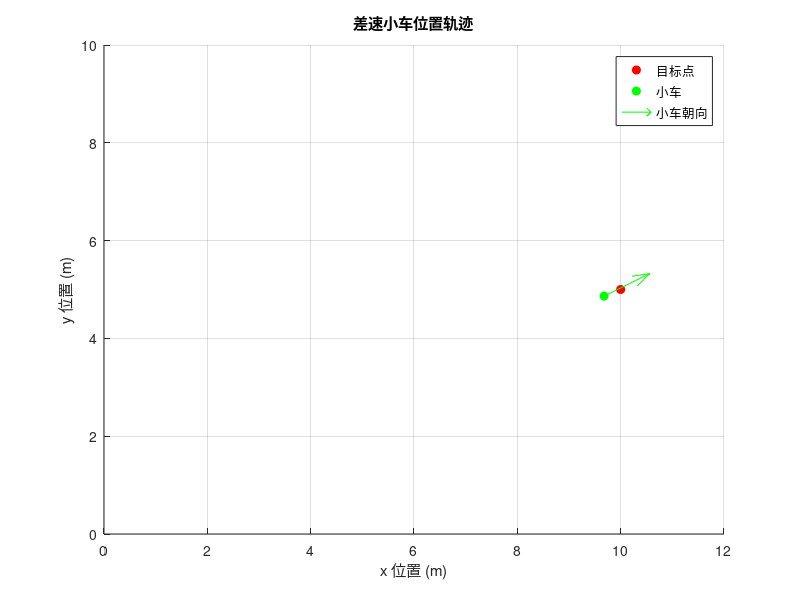

MATLAB code to generate this figure: (Note: this script raises an error after producing the figure.)
% 差速小车数学模型(匀速运动)
%% 车身参数
Wheel_distance = 5;
Wheel_radius = 1;
V_x = zeros(200,1);
V_y = zeros(200,1);
X = zeros(200,1);
Y = zeros(200,1);
theta = zeros(200,1);
%%% 输入速度
V_left = 2;
V_right = 2;

% 小车运动
%% 速度解算-速度-角速度
V = (V_left + V_right) / 2;
omega = (V_right - V_left) / Wheel_distance;

fprintf('小车的线速度 V = %.2f m/s\n', V);
fprintf('小车的角速度 omega = %.2f rad/s\n', omega);

% 时间参数
total_time = 100; 
step_size = 0.05; 
num_steps = total_time / step_size;

% 期望值
X_target = 10; % 目标x位置
Y_target = 5;  % 目标y位置

% 位置误差阈值
error_threshold = 0.3;

% PID 参数（位置控制）
Kp_position = 0.1; % 比例系数
Ki_position = 0.01; % 积分系数
Kd_position = 0.05; % 微分系数

% PID 参数（角度控制）
Kp_angle = 4.2;
Ki_angle = 0.4;
Kd_angle = 0.2;

% 初始化误差积分和上一次误差
integral_error_y = 0;
previous_error_y = 0;
integral_error_theta = 0;
previous_error_theta = 0;
integral_error_stop_left = 0;
previous_error_stop_left = 0;
integral_error_stop_right = 0;
previous_error_stop_right = 0;

% 创建图形窗口
figure;
hold on;
% 绘制目标点（红点）
target_plot = plot(X_target, Y_target, 'ro', 'MarkerFaceColor', 'r', 'DisplayName', '目标点');
% 初始化小车位置（绿点）和朝向箭头
car_plot = plot(X(1), Y(1), 'go', 'MarkerFaceColor', 'g', 'DisplayName', '小车');
arrow_plot = quiver(X(1), Y(1), cos(theta(1)), sin(theta(1)), 0, 'Color', 'g', 'DisplayName', '小车朝向');
xlabel('x 位置 (m)');
ylabel('y 位置 (m)');
title('差速小车位置轨迹');
grid on;
legend;

% 固定坐标轴范围
xlim([min(0, X_target - 2) max(10, X_target + 2)]);
ylim([min(0, Y_target - 2) max(10, Y_target + 2)]);

% 运动解算
for i = 1:num_steps
    if i == 1
        theta(i) = omega * step_size;
    else 
        theta(i) = theta(i-1) + omega * step_size;
    end
    V_x(i) = V * cos(theta(i));
    V_y(i) = V * sin(theta(i));
    % 位置更新
    if i == 1
        X(i) = V_x(i) * step_size;
        Y(i) = V_y(i) * step_size;
    else
        X(i) = X(i-1) + V_x(i) * step_size;
        Y(i) = Y(i-1) + V_y(i) * step_size;
    end
    % 计算当前 Y 坐标偏差
    error_y = Y_target - Y(i);
    
    % 计算误差积分
    integral_error_y = integral_error_y + error_y * step_size;
    % 计算误差微分
    derivative_error_y = (error_y - previous_error_y) / step_size;
    % 计算 PID 控制量（位置控制）
    control_y = Kp_position * error_y + Ki_position * integral_error_y + Kd_position * derivative_error_y;
    
    % 计算目标角度
    target_theta = atan2(Y_target - Y(i), X_target - X(i));
    
    % 计算角度误差
    error_theta = target_theta - theta(i);
    % 处理角度误差在 -pi 到 pi 之间
    error_theta = atan2(sin(error_theta), cos(error_theta));
    
    % 计算误差积分（角度控制）
    integral_error_theta = integral_error_theta + error_theta * step_size;
    % 计算误差微分（角度控制）
    derivative_error_theta = (error_theta - previous_error_theta) / step_size;
    % 计算 PID 控制量（角度控制）
    control_theta = Kp_angle * error_theta + Ki_angle * integral_error_theta + Kd_angle * derivative_error_theta;
    
    % 判断是否到达目标位置
    if abs(X(i) - X_target) < error_threshold && abs(Y(i) - Y_target) < error_threshold
        % 到达目标位置，使用 PID 控制停车
        % 左车轮速度误差
        error_stop_left = 0 - V_left;
        integral_error_stop_left = integral_error_stop_left + error_stop_left * step_size;
        derivative_error_stop_left = (error_stop_left - previous_error_stop_left) / step_size;
        control_stop_left = Kp_stop * error_stop_left + Ki_stop * integral_error_stop_left + Kd_stop * derivative_error_stop_left;
        V_left = V_left + control_stop_left;
        
        % 右车轮速度误差
        error_stop_right = 0 - V_right;
        integral_error_stop_right = integral_error_stop_right + error_stop_right * step_size;
        derivative_error_stop_right = (error_stop_right - previous_error_stop_right) / step_size;
        control_stop_right = Kp_stop * error_stop_right + Ki_stop * integral_error_stop_right + Kd_stop * derivative_error_stop_right;
        V_right = V_right + control_stop_right;
    else
        % 根据角度偏差调整轮速
        V_left = V - control_theta;
        V_right = V + control_theta;
        % 根据 Y 坐标偏差调整线速度
        V = control_y;
    end
    
    % 速度限制，避免速度过大
    V_left = max(min(V_left, 10), -10);
    V_right = max(min(V_right, 10), -10);
    
    % 更新速度和角速度
    V = (V_left + V_right) / 2;
    omega = (V_right - V_left) / Wheel_distance;
    
    % 更新上一次误差
    previous_error_y = error_y;
    previous_error_theta = error_theta;
    
    % 更新小车位置（绿点）
    set(car_plot, 'XData', X(i), 'YData', Y(i));
    % 更新小车朝向箭头
    set(arrow_plot, 'XData', X(i), 'YData', Y(i), 'UData', cos(theta(i)), 'VData', sin(theta(i)));
    % 暂停一小段时间以显示动画效果
    pause(0.005);
    % 刷新图形
    drawnow;
end    